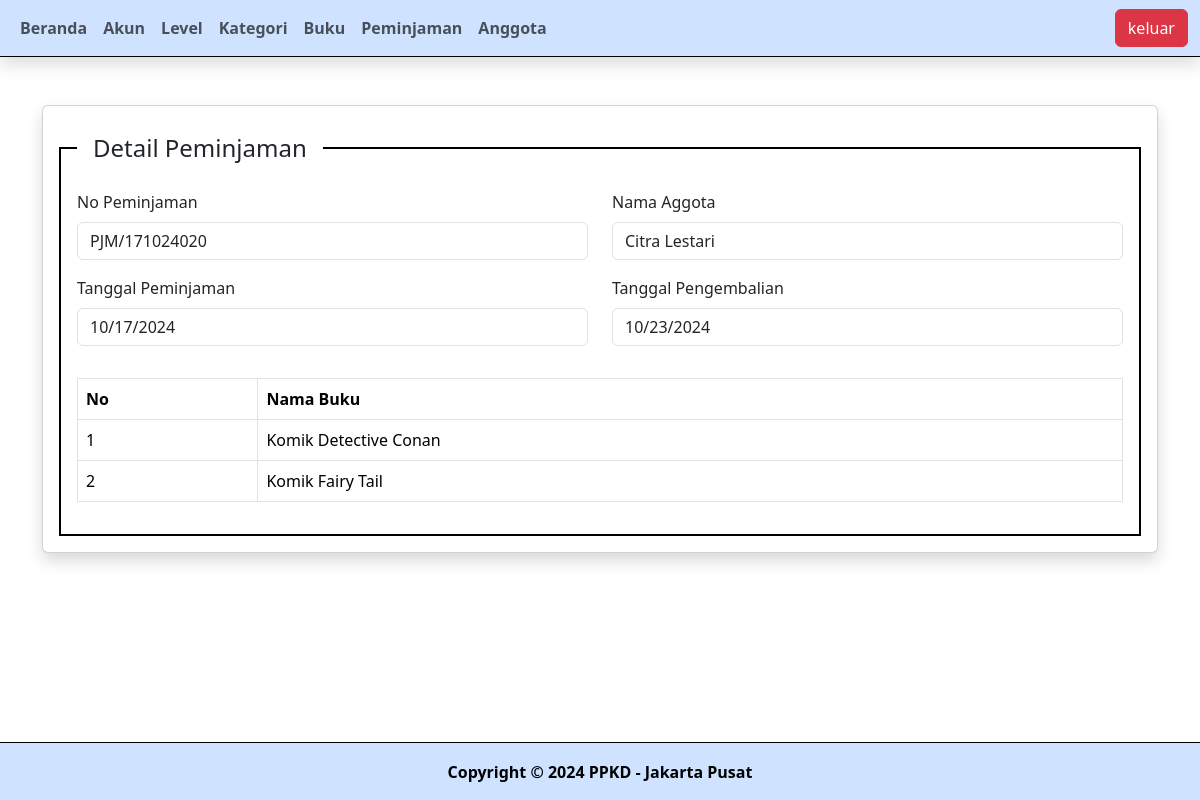
/index.php?pg=add-borrowing&detail=20 (signed in), run on the app's committed database.
### tables this page shows
CREATE TABLE `borrowing` (
  `id` int(11) NOT NULL,
  `id_member` int(11) NOT NULL,
  `borrowing_number` varchar(50) NOT NULL,
  `borrowing_date` date NOT NULL,
  `return_date` date NOT NULL,
  `status` varchar(20) NOT NULL,
  `created_at` timestamp NOT NULL DEFAULT current_timestamp(),
  `updated_at` timestamp NOT NULL DEFAULT current_timestamp() ON UPDATE current_timestamp()
);

CREATE TABLE `members` (
  `id` int(11) NOT NULL,
  `member_name` varchar(255) NOT NULL,
  `phone_number` varchar(16) NOT NULL,
  `email` varchar(50) NOT NULL,
  `address` text NOT NULL
);

CREATE TABLE `borrowing_details` (
  `id` int(11) NOT NULL,
  `id_borrowing` int(11) NOT NULL,
  `id_book` int(11) NOT NULL
);

CREATE TABLE `books` (
  `id` int(11) NOT NULL,
  `id_category` int(11) NOT NULL,
  `title` varchar(255) NOT NULL,
  `publisher` varchar(16) NOT NULL,
  `year_of_publication` int(10) NOT NULL,
  `author` varchar(255) NOT NULL,
  `created at` timestamp NOT NULL DEFAULT current_timestamp(),
  `updated at` timestamp NOT NULL DEFAULT current_timestamp()
);

### content/add-borrowing.php (the view, shortened to what this page needs)
<?php
if (isset($_GET['detail'])) {
  $id = $_GET['detail'];
  $queryDetail = mysqli_query($connection, "SELECT members.member_name, borrowing.* FROM borrowing LEFT JOIN members ON members.id = borrowing.id_member WHERE borrowing.id='$id'");
  $rowDetail = mysqli_fetch_assoc($queryDetail);
  $queryDetailBorrow = mysqli_query($connection, "SELECT books.title, borrowing_details.* FROM borrowing_details LEFT JOIN books ON books.id = borrowing_details.id_book WHERE borrowing_details.id_borrowing = '$id'");
};
$queryMember = mysqli_query($connection, "SELECT * FROM members");
$queryBorrowCode = mysqli_query($connection, "SELECT MAX(id) AS id_borrow FROM borrowing");
$rowBorrowing = mysqli_fetch_assoc($queryBorrowCode);
$id_borrowing = $rowBorrowing['id_borrow'];
$id_borrowing++;
$borrowCode = "PJM/" . date('dmy') . sprintf("%03s", $id_borrowing);
?>
<div class="mt-5 container">
  <div class="row">
    <div class="col-sm-12">
      <div class="card shadow">
        <div class="card-body">
          <fieldset class="border border-black border-2 p-3">
            <legend class="float-none w-auto px-3"><?php echo isset($_GET['detail']) ? 'Detail' : 'Tambah' ?> Peminjaman
            </legend>
            <form action="" method="post">
              <div class="mb-3 row">
                <div class="col-sm-6">
                  <div class="mb-3">
                    <label for="" class="form-label">No Peminjaman</label>
                    <input type="text" class="form-control" name="borrowing_number"
                      value="<?php echo isset($_GET['detail']) ? $rowDetail['borrowing_number'] : $borrowCode ?>"
                      readonly>
                  </div>
                  <div class="mb-3">
                    <label for="" class="form-label">Tanggal Peminjaman</label>
                    <input required type="date" class="form-control" name="borrowing_date"
                      value="<?php echo isset($_GET['detail']) ? $rowDetail['borrowing_date'] : '' ?>"
                      <?php echo isset($_GET['detail']) ? 'readonly' : '' ?>>
                  </div>
                </div>
                <div class="col-sm-6">
                  <div class="mb-3">
                    <label for="" class="form-label">Nama Aggota</label>
                    <?php if (empty($_GET['detail'])) : ?>
                    <select required name="id_member" id="" class="form-control">
                      <option value="">Pilih Anggota</option>
                      <?php while ($rowMember = mysqli_fetch_assoc($queryMember)) : ?>
                      <option value="<?php echo $rowMember['id'] ?>">
                        <?php echo $rowMember['member_name'] ?>
                      </option>
                      <?php endwhile?>
                    </select>
                    <?php else : ?>
                    <input type="text" class="form-control" readonly value="<?php echo $rowDetail['member_name'] ?>">
                    <?php endif ?>
                  </div>
                  <div class="mb-3">
                    <label for="" class="form-label">Tanggal Pengembalian</label>
                    <input required type="date" class="form-control" name="return_date"
                      value="<?php echo isset($_GET['detail']) ? $rowDetail['return_date'] : '' ?>"
                      <?php echo isset($_GET['detail']) ? 'readonly' : '' ?>>
                  </div>
                </div>
              </div>
              <?php if (!empty($_GET['detail'])) : ?>
              <table class="table table-bordered">
                <thead>
                  <tr>
                    <th>No</th>
                    <th>Nama Buku</th>
                  </tr>
                </thead>
                <tbody>
                  <?php
                  $no = 1;
                  while ($rowDetailBorroring = mysqli_fetch_assoc($queryDetailBorrow)) :?>
                  <tr>
                    <td><?php echo $no++ ?></td>
                    <td><?php echo $rowDetailBorroring['title'] ?></td>
                  </tr>
                  <?php endwhile ?>
                </tbody>
              </table>
                <?php endif ?>
              </div>
        </div>
      </div>
    </div>
  </div>
</div>

### data on the page
borrowing: borrowing_number "PJM/171024020", borrowing_date "10/17/2024", id_member.member_name "Citra Lestari", return_date "10/23/2024"
borrowing_details: id_book.title "Komik Detective Conan"
borrowing_details: id_book.title "Komik Fairy Tail"
